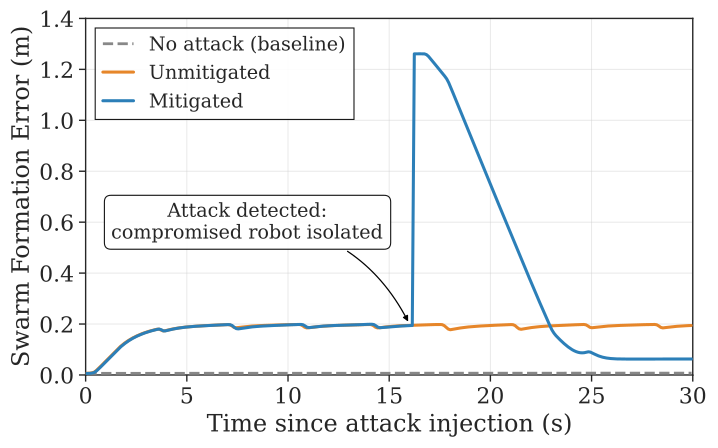

This chart was generated by the following Python code:
#!/usr/bin/env python3
"""
Formation-error timeline — D-MUTRA formation experiment.

Single representative run (SSP=10 s, rep closest to group-mean IFE) showing
the full attack lifecycle, aligned at injection (t=0):

  • baseline (no attack)  : FE stays near zero throughout the mission.
  • mitigated (SSP=10 s)  : rises at injection, detected, reconfigures, recovers.
  • unmitigated           : rises at injection, never detected, never recovers.
"""

from pathlib import Path
import glob, json, re
import matplotlib
matplotlib.use("Agg")
import matplotlib.pyplot as plt
import numpy as np
import pandas as pd
import seaborn as sns
import plot_style

SCRIPT_DIR  = Path(__file__).parent
DATA_SUBDIR = "formation-v4"
DATA_DIR    = SCRIPT_DIR.parent / "data" / DATA_SUBDIR
OUT_PDF     = SCRIPT_DIR / "timeplot_formation_impact_fe.pdf"

FONT_SCALE = 1.8
plot_style.apply(FONT_SCALE)

C_BASELINE    = "#888888"
C_UNMITIGATED = "#E6862A"
C_MITIGATED   = "#2C7FB8"
LW = 2.2

SSP_PICK = 10
T_LO, T_HI = 0.0, 30.0


def scenario_key(tag):
    m = re.match(r"(baseline|unmitigated|mitigated)(?:-ssp(\d+))?-r(\d+)", tag)
    return m.group(1), (int(m.group(2)) // 1000 if m.group(2) else None)


def load_metrics():
    out = {}
    for f in glob.glob(str(DATA_DIR / "metrics-*.json")):
        d = json.load(open(f))
        out.setdefault(scenario_key(d["run_tag"]), []).append(d)
    return out


def representative(reps, key="ife_compromise"):
    """Pick the rep whose key metric is closest to the group mean."""
    vals = [r[key] for r in reps if r.get(key) is not None]
    if not vals:
        return reps[0]
    mean = np.mean(vals)
    return min((r for r in reps if r.get(key) is not None),
               key=lambda r: abs(r[key] - mean))


def load_fe_aligned(rep, t_inject_override=None):
    """Load FE from CSV aligned so t=0 at injection, masked to [T_LO, T_HI]."""
    df = pd.read_csv(DATA_DIR / f"formation-{rep['run_tag']}.csv")
    t_inj = t_inject_override if t_inject_override is not None else rep["t_inject_s"]
    t  = df["t_rel_s"].values - t_inj
    fe = df["formation_error"].values
    mask = (t >= T_LO) & (t <= T_HI)
    return t[mask], fe[mask]


metrics   = load_metrics()
mit_rep  = representative(metrics[("mitigated", SSP_PICK)])
unm_rep  = representative(metrics[("unmitigated", 10)])
base_rep = min(metrics[("baseline", None)], key=lambda r: r["run_tag"])

t_mit,  fe_mit  = load_fe_aligned(mit_rep)
t_unm,  fe_unm  = load_fe_aligned(unm_rep)
t_base, fe_base = load_fe_aligned(base_rep, t_inject_override=mit_rep["t_inject_s"])

# Detection time relative to injection
t_det_rel = mit_rep["ife_window_s"]

# ── Figure ────────────────────────────────────────────────────────────────────
fig, ax = plt.subplots(figsize=(7.5, 4.8))

ax.plot(t_base, fe_base, color=C_BASELINE,    lw=2.0, ls="--", zorder=4,
        label="No attack (baseline)")
ax.plot(t_unm,  fe_unm,  color=C_UNMITIGATED, lw=LW,  zorder=5,
        label="Unmitigated")
ax.plot(t_mit,  fe_mit,  color=C_MITIGATED,   lw=LW,  zorder=6,
        label="Mitigated")

# ── Annotation at the FE peak of the mitigated curve ─────────────────────────
peak_idx = int(np.argmax(fe_mit))
t_peak   = float(t_mit[peak_idx])
fe_peak  = float(fe_mit[peak_idx])

fs_ann = plt.rcParams.get("axes.labelsize", 10) * 0.8
ax.annotate(
    "Attack detected:\ncompromised robot isolated",
    xy=(16, 0.2), xycoords="data",
    xytext=(8, 0.52), textcoords="data",
    va="bottom", ha="center", fontsize=fs_ann,
    arrowprops=dict(arrowstyle="-|>", color="black", lw=0.9,
                    mutation_scale=8, connectionstyle="arc3,rad=-0.3"),
    bbox=dict(boxstyle="round,pad=0.35", facecolor="white",
              edgecolor="black", linewidth=0.8, alpha=0.92),
    zorder=10,
)

ax.set_xlim(T_LO, T_HI)
ax.set_ylim(0, 1.40)
ax.set_xlabel("Time since attack injection (s)")
ax.set_ylabel("Swarm Formation Error (m)")
ax.legend(loc="upper left", frameon=True, framealpha=0.9, fancybox=False,
          edgecolor="black", handlelength=1.6, fontsize=plt.rcParams.get("axes.labelsize", 10) * 0.8)

ax.spines["top"].set_visible(True)
ax.spines["right"].set_visible(True)

ax.grid(axis="both", **plot_style.GRID_KW)

fig.tight_layout()
fig.savefig(OUT_PDF, bbox_inches="tight")
print(f"Saved → {OUT_PDF}")

checkpoints = list(range(int(T_LO), int(T_HI) + 1, 2))   # every 2 s
print(f"\n── FE values shown in plot (t={T_LO:.0f}–{T_HI:.0f}s, every 2s) ────")
print(f"  {'t(s)':<6}  {'Baseline(mm)':>14}  {'Unmitigated(m)':>16}  {'Mitigated(m)':>14}")
print(f"  {'-'*56}")
for tp in checkpoints:
    fb = float(np.interp(tp, t_base, fe_base)) * 1000
    fu = float(np.interp(tp, t_unm,  fe_unm))
    fm = float(np.interp(tp, t_mit,  fe_mit))
    det_marker = f"  ← det@{t_det_rel:.1f}s" if abs(tp - t_det_rel) < 1.5 else ""
    print(f"  {tp:<6}  {fb:>14.1f}  {fu:>16.4f}  {fm:>14.4f}{det_marker}")
print(f"\n  peak mitigated: {fe_peak:.4f} m @ t={t_peak:.1f}s")
